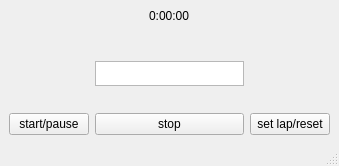
<?xml version="1.0" encoding="UTF-8"?>
<ui version="4.0">
 <class>MainWindow</class>
 <widget class="QMainWindow" name="MainWindow">
  <property name="geometry">
   <rect>
    <x>0</x>
    <y>0</y>
    <width>339</width>
    <height>166</height>
   </rect>
  </property>
  <property name="windowTitle">
   <string>MainWindow</string>
  </property>
  <widget class="QWidget" name="centralwidget">
   <layout class="QGridLayout" name="gridLayout">
    <item row="4" column="2">
     <widget class="QPushButton" name="btn_setLap_reset">
      <property name="text">
       <string>set lap/reset</string>
      </property>
     </widget>
    </item>
    <item row="0" column="1" alignment="Qt::AlignHCenter|Qt::AlignTop">
     <widget class="QLabel" name="lb_time">
      <property name="text">
       <string>0:00:00</string>
      </property>
     </widget>
    </item>
    <item row="4" column="1">
     <widget class="QPushButton" name="btn_stop">
      <property name="text">
       <string>stop</string>
      </property>
     </widget>
    </item>
    <item row="4" column="0">
     <widget class="QPushButton" name="btn_start">
      <property name="text">
       <string>start/pause</string>
      </property>
     </widget>
    </item>
    <item row="1" column="1" alignment="Qt::AlignHCenter|Qt::AlignTop">
     <widget class="QTextBrowser" name="tb_stop">
      <property name="maximumSize">
       <size>
        <width>16777215</width>
        <height>25</height>
       </size>
      </property>
     </widget>
    </item>
   </layout>
  </widget>
  <widget class="QMenuBar" name="menubar">
   <property name="geometry">
    <rect>
     <x>0</x>
     <y>0</y>
     <width>339</width>
     <height>22</height>
    </rect>
   </property>
  </widget>
  <widget class="QStatusBar" name="statusbar"/>
 </widget>
 <resources/>
 <connections/>
</ui>
